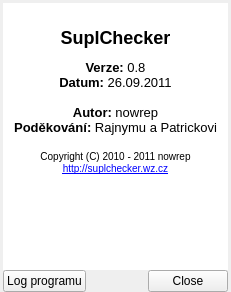
<?xml version="1.0" encoding="UTF-8"?>
<ui version="4.0">
 <class>AboutDialog</class>
 <widget class="QWidget" name="AboutDialog">
  <property name="geometry">
   <rect>
    <x>0</x>
    <y>0</y>
    <width>231</width>
    <height>292</height>
   </rect>
  </property>
  <property name="windowTitle">
   <string>O programu</string>
  </property>
  <layout class="QVBoxLayout" name="verticalLayout_2">
   <property name="spacing">
    <number>0</number>
   </property>
   <property name="leftMargin">
    <number>3</number>
   </property>
   <property name="topMargin">
    <number>3</number>
   </property>
   <property name="rightMargin">
    <number>3</number>
   </property>
   <property name="bottomMargin">
    <number>0</number>
   </property>
   <item>
    <widget class="QFrame" name="frame">
     <property name="styleSheet">
      <string notr="true">QFrame {background: white;}</string>
     </property>
     <layout class="QVBoxLayout" name="verticalLayout">
      <property name="spacing">
       <number>0</number>
      </property>
      <property name="margin">
       <number>0</number>
      </property>
      <item>
       <layout class="QHBoxLayout" name="horizontalLayout_2">
        <item>
         <spacer name="horizontalSpacer">
          <property name="orientation">
           <enum>Qt::Horizontal</enum>
          </property>
          <property name="sizeHint" stdset="0">
           <size>
            <width>40</width>
            <height>20</height>
           </size>
          </property>
         </spacer>
        </item>
        <item>
         <widget class="QLabel" name="label">
          <property name="maximumSize">
           <size>
            <width>90</width>
            <height>90</height>
           </size>
          </property>
          <property name="text">
           <string/>
          </property>
          <property name="pixmap">
           <pixmap resource="icons.qrc">:/icons/icon.png</pixmap>
          </property>
          <property name="scaledContents">
           <bool>true</bool>
          </property>
          <property name="alignment">
           <set>Qt::AlignCenter</set>
          </property>
          <property name="margin">
           <number>-10</number>
          </property>
         </widget>
        </item>
        <item>
         <spacer name="horizontalSpacer_2">
          <property name="orientation">
           <enum>Qt::Horizontal</enum>
          </property>
          <property name="sizeHint" stdset="0">
           <size>
            <width>40</width>
            <height>20</height>
           </size>
          </property>
         </spacer>
        </item>
       </layout>
      </item>
      <item>
       <widget class="QTextBrowser" name="textBrowser">
        <property name="styleSheet">
         <string notr="true">QTextBrowser {border: none;
background: transparent; }</string>
        </property>
        <property name="html">
         <string>&lt;!DOCTYPE HTML PUBLIC &quot;-//W3C//DTD HTML 4.0//EN&quot; &quot;http://www.w3.org/TR/REC-html40/strict.dtd&quot;&gt;
&lt;html&gt;&lt;head&gt;&lt;meta name=&quot;qrichtext&quot; content=&quot;1&quot; /&gt;&lt;style type=&quot;text/css&quot;&gt;
p, li { white-space: pre-wrap; }
&lt;/style&gt;&lt;/head&gt;&lt;body style=&quot; font-family:'Ubuntu'; font-size:10pt; font-weight:400; font-style:normal;&quot;&gt;
&lt;p align=&quot;center&quot; style=&quot; margin-top:16px; margin-bottom:12px; margin-left:0px; margin-right:0px; -qt-block-indent:0; text-indent:0px;&quot;&gt;&lt;span style=&quot; font-size:x-large; font-weight:600;&quot;&gt;SuplChecker&lt;/span&gt;&lt;/p&gt;
&lt;p align=&quot;center&quot; style=&quot; margin-top:0px; margin-bottom:0px; margin-left:0px; margin-right:0px; -qt-block-indent:0; text-indent:0px;&quot;&gt;&lt;span style=&quot; font-weight:600;&quot;&gt;Verze:&lt;/span&gt; 0.8 &lt;br /&gt;&lt;span style=&quot; font-weight:600;&quot;&gt;Datum:&lt;/span&gt; 26.09.2011 &lt;br /&gt;&lt;br /&gt;&lt;span style=&quot; font-weight:600;&quot;&gt;Autor:&lt;/span&gt; nowrep&lt;br /&gt;&lt;span style=&quot; font-weight:600;&quot;&gt;Poděkování:&lt;/span&gt; Rajnymu a Patrickovi&lt;br /&gt;&lt;br /&gt;&lt;span style=&quot; font-size:small;&quot;&gt;Copyright (C) 2010 - 2011 nowrep&lt;br /&gt;&lt;/span&gt;&lt;a href=&quot;http://suplchecker.wz.cz&quot;&gt;&lt;span style=&quot; font-size:small; text-decoration: underline; color:#0000ff;&quot;&gt;http://suplchecker.wz.cz&lt;/span&gt;&lt;/a&gt;&lt;/p&gt;&lt;/body&gt;&lt;/html&gt;</string>
        </property>
        <property name="openExternalLinks">
         <bool>true</bool>
        </property>
        <property name="openLinks">
         <bool>true</bool>
        </property>
       </widget>
      </item>
     </layout>
    </widget>
   </item>
   <item>
    <layout class="QHBoxLayout" name="horizontalLayout">
     <item>
      <widget class="QPushButton" name="pushButton">
       <property name="text">
        <string>Log programu</string>
       </property>
       <property name="icon">
        <iconset resource="icons.qrc">
         <normaloff>:/icons/terminal.png</normaloff>:/icons/terminal.png</iconset>
       </property>
       <property name="iconSize">
        <size>
         <width>16</width>
         <height>16</height>
        </size>
       </property>
      </widget>
     </item>
     <item>
      <widget class="QDialogButtonBox" name="buttonBox">
       <property name="standardButtons">
        <set>QDialogButtonBox::Close</set>
       </property>
      </widget>
     </item>
    </layout>
   </item>
  </layout>
 </widget>
 <resources>
  <include location="icons.qrc"/>
 </resources>
 <connections/>
</ui>
